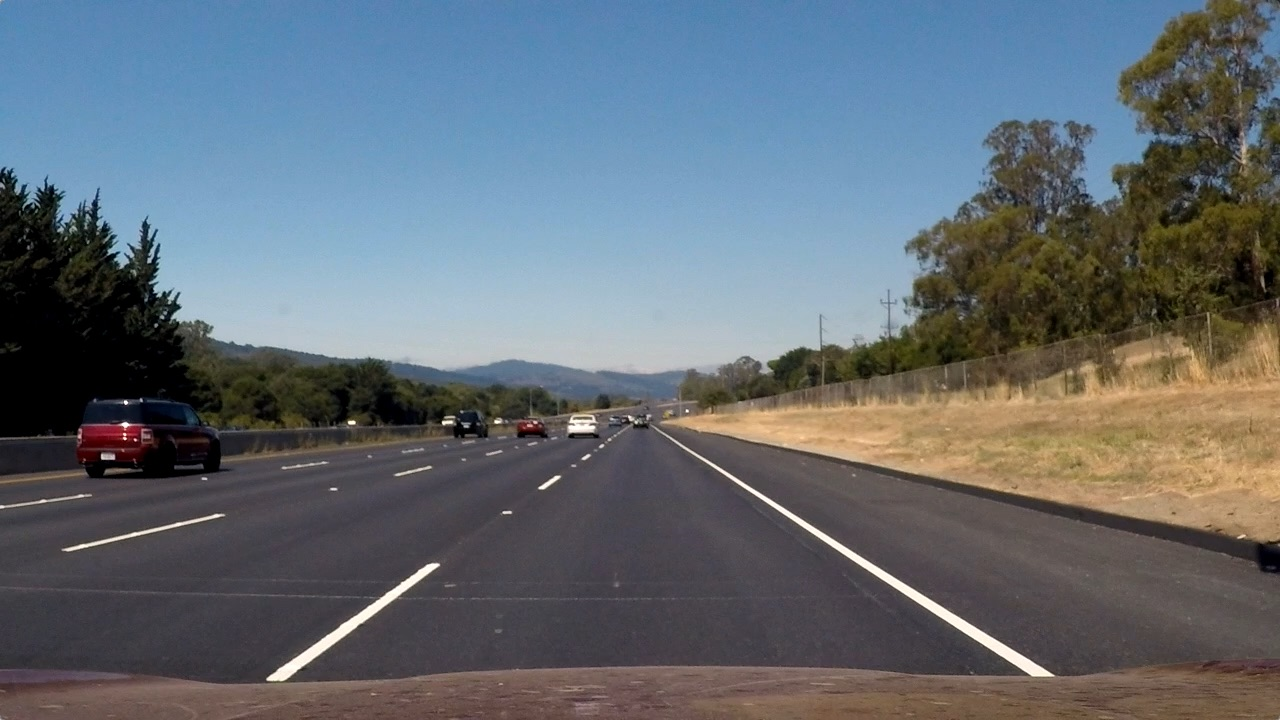
#> input picture projects/lane_detection/test_images/straight_lines2.jpg, 1280 x 720 px
$ python -i imgProcessor.py   (imports and definitions only)   (older library calls are emulated)
#> lines starting #> are read from the running program, lines starting #| are printed output that depends on the picture
import numpy as np
import cv2
import glob
import matplotlib.pyplot as plt
import matplotlib.image as mpimg
import pickle

class camCalibration:
    # [62 lines left out: functions __init__, calibrateCamera, not called in this run]

    def undistortImg(self, img):
        image = cv2.undistort(img, self.cam_cal["mtx"], self.cam_cal["dist"], None, self.cam_cal["mtx"])
        return image

class laneFinder:
    def __init__(self):
        self.kernel_size = 15
        self.gradx_thres = (30, 100)
        self.grady_thres = (30, 100)
        self.mag_thres = (30, 100)
        self.dir_thres = (3*np.pi/12, 5*np.pi/12) #45deg to 60deg
        self.h_thres = (150, 255)
        self.l_thres= (180, 255)
        self.s_thres = (0, 100)

    ## Calculates x or y gradient
    # [17 lines left out: function abs_sobel_thresh, not called in this run]

    ## Calculates gradient magnitude
    def mag_thresh(self, img, sobel_kernel=3, mag_thresh=(30, 100)):
        # Convert to grayscale
#> called with sobel_kernel = 3, mag_thresh = (30, 100)
        gray = cv2.cvtColor( img, cv2.COLOR_RGB2GRAY )
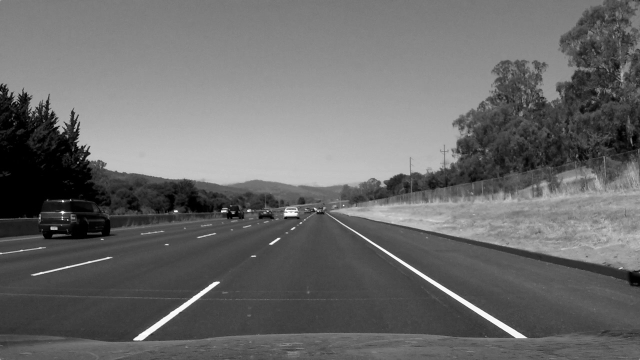
#> gray: shape (720, 1280) (shown at 1/2 size); min 0, max 254, mean 106
        # Take the derivative in x direction
        sobelx64f = cv2.Sobel(gray,cv2.CV_64F,1,0,ksize=sobel_kernel)
        # Take the derivative in y direction
        sobely64f = cv2.Sobel(gray,cv2.CV_64F,0,1,ksize=sobel_kernel)
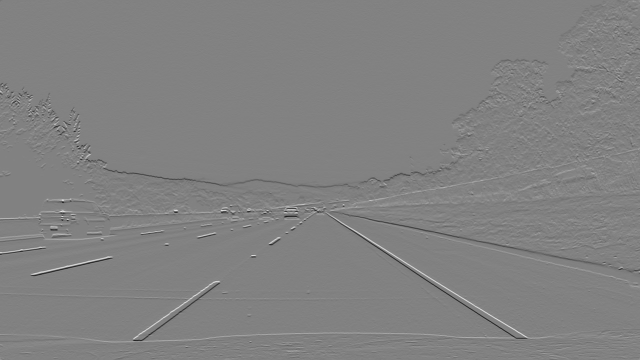
#> sobely64f: shape (720, 1280) float64 (shown at 1/2 size); min -815, max 787, mean -0.3; drawn with min black and max white
        # Calculate the magnitude
        abs_sobel64f = np.sqrt(np.power(sobelx64f, 2) + np.power(sobely64f, 2))
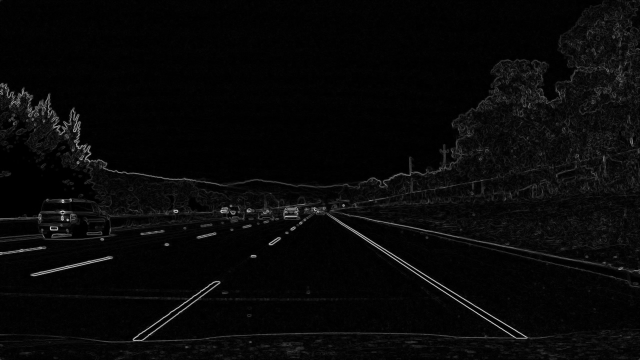
#> abs_sobel64f: shape (720, 1280) float64 (shown at 1/2 size); min 0, max 859, mean 28.9; drawn with min black and max white
        # Scale to 8-bit (0 - 255) then convert to type = np.uint8
        scaled_sobel = np.uint8(255*abs_sobel64f/np.max(abs_sobel64f))
        # Apply threshold
        mag_binary = np.zeros_like(scaled_sobel)
        mag_binary[(scaled_sobel > mag_thresh[0]) & (scaled_sobel <= mag_thresh[1])] = 1
        # Return this mask as the binary_output image
        return mag_binary

    ## Calculates direction gradient
    # [112 lines left out: functions dir_threshold, hls_threshold, luv_threshold, select_yellow, select_white, get_threshold_img, not called in this run]

    ## This function uses the internal functions of class 'edgeDetector' and returns the edge image
    def get_lane_img(self, image):
        laneImg = self.get_threshold_img(image)
        return laneImg

class imgUnwarper:
    # [70 lines left out: functions __init__, getTransformMatrix, getInvTransformMatrix, unwarpImage, not called in this run]

>>> import cv2
>>> picture = cv2.cvtColor(cv2.imread('test_images/straight_lines2.jpg'), cv2.COLOR_BGR2RGB)
>>> result = laneFinder().mag_thresh(picture)
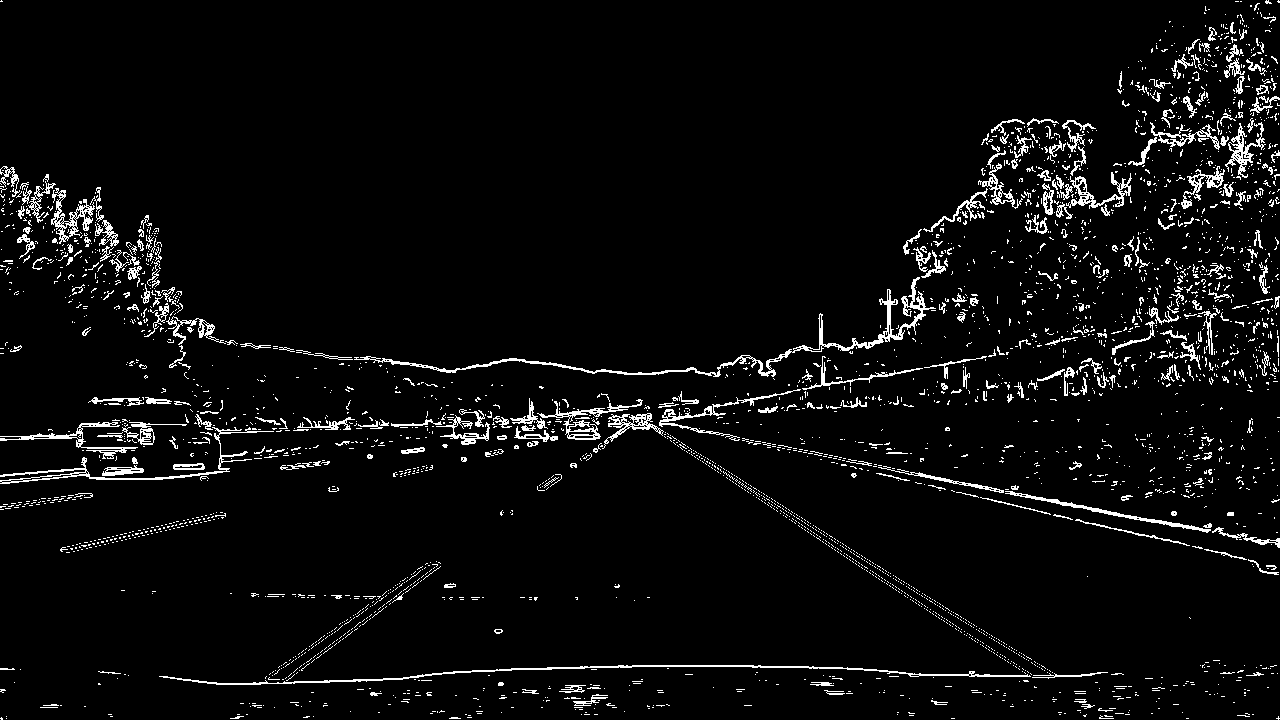
#> result: shape (720, 1280); values 0 (black) and 1 (white), 4.5% white in thin lines or dots

$ run again, on projects/lane_detection/test_images/test1.jpg
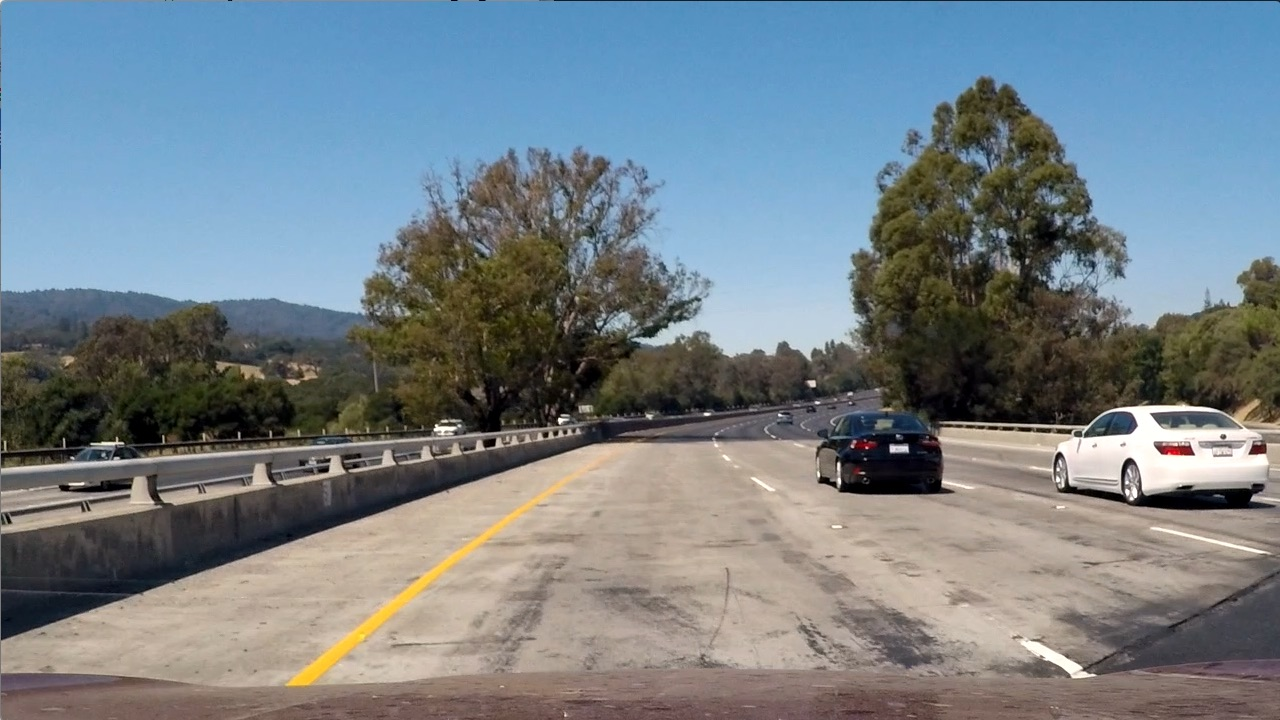
#> input picture projects/lane_detection/test_images/test1.jpg, 1280 x 720 px
#> in mag_thresh, `sobely64f = cv2.Sobel(gray,cv2.CV_64F,0,1,ksize=sobel_kernel)`:
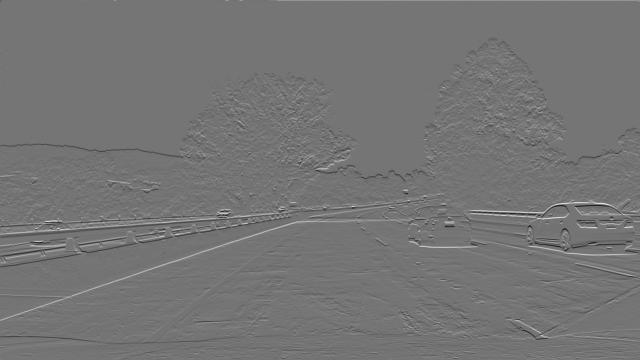
#> sobely64f: shape (720, 1280) float64 (shown at 1/2 size); min -799, max 941, mean -0.1; drawn with min black and max white
#> `result = laneFinder().mag_thresh(picture)`:
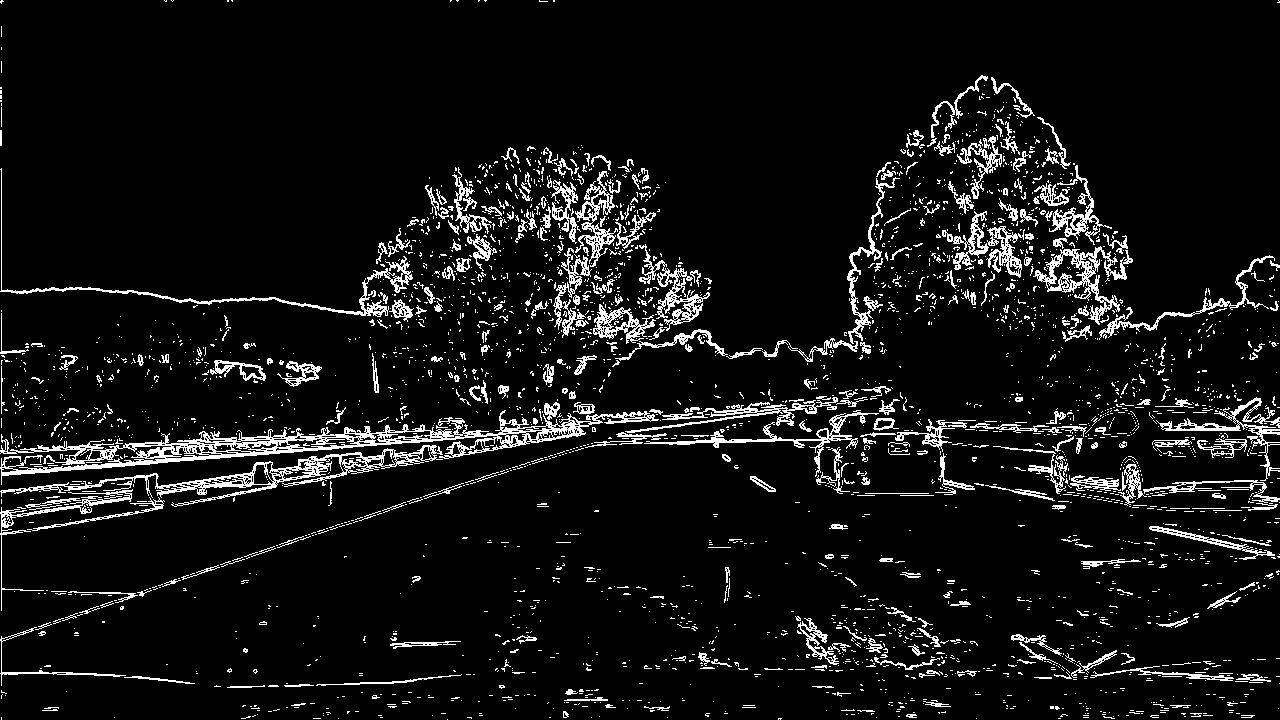
#> result: shape (720, 1280); values 0 (black) and 1 (white), 7.5% white in thin lines or dots

$ run again, on projects/lane_detection/test_images/test2.jpg
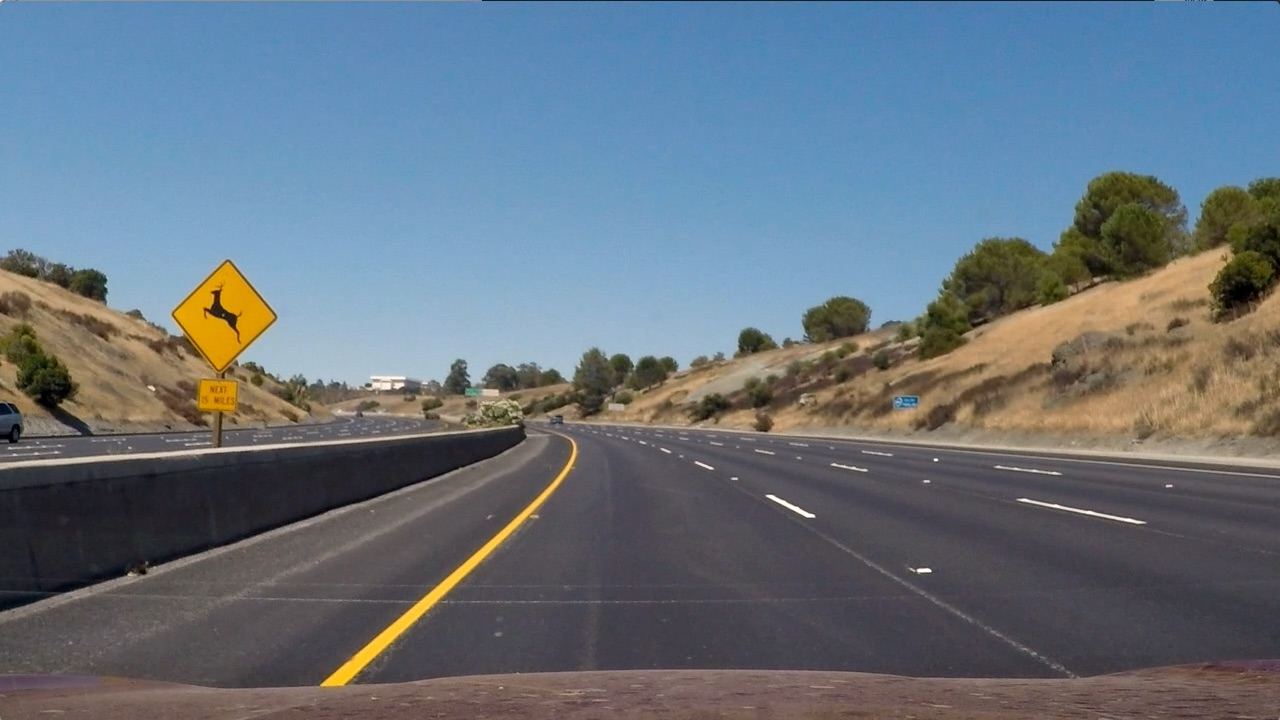
#> input picture projects/lane_detection/test_images/test2.jpg, 1280 x 720 px
#> in mag_thresh, `sobely64f = cv2.Sobel(gray,cv2.CV_64F,0,1,ksize=sobel_kernel)`:
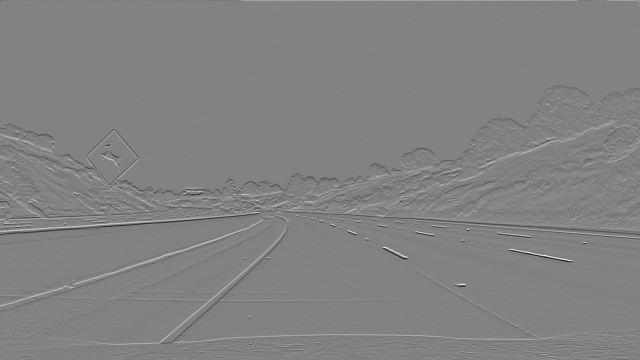
#> sobely64f: shape (720, 1280) float64 (shown at 1/2 size); min -767, max 735, mean -0.1; drawn with min black and max white
#> `result = laneFinder().mag_thresh(picture)`:
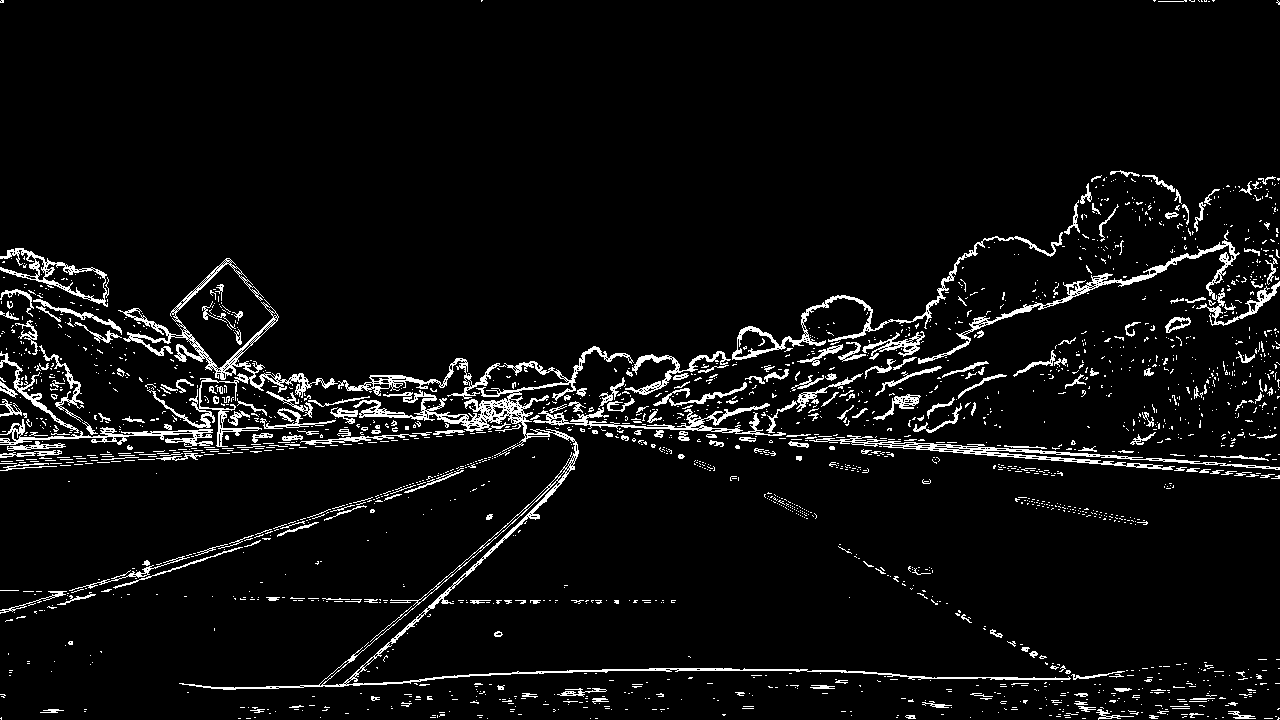
#> result: shape (720, 1280); values 0 (black) and 1 (white), 5.4% white in thin lines or dots
